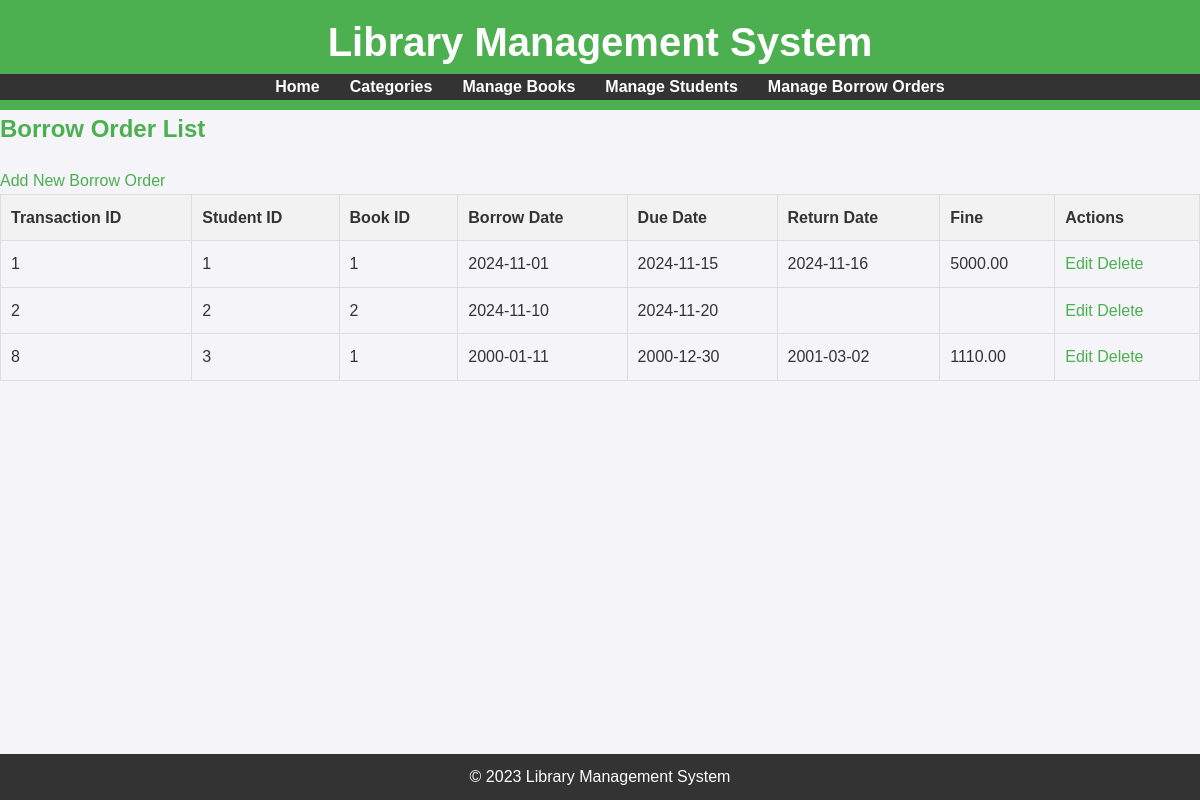
/lesson9/borroworder/displayborroworder.php, run on the app's committed database.
### tables this page shows
CREATE TABLE `borrow_return` (
  `transaction_id` int NOT NULL,
  `book_id` int DEFAULT NULL,
  `student_id` int DEFAULT NULL,
  `borrow_date` date NOT NULL,
  `due_date` date NOT NULL,
  `return_date` date DEFAULT NULL,
  `fine` decimal(10,2) DEFAULT NULL
);

### lesson9/borroworder/displayborroworder.php (the view, shortened to what this page needs)
<?php
include '../database/database.php';
include '../layout/header.php';
$stmt = $conn->prepare("SELECT * FROM borrow_return");
$stmt->execute();
$orders = $stmt->fetchAll(PDO::FETCH_ASSOC);
?>
<h2>Borrow Order List</h2>
<a href="addborroworder.php">Add New Borrow Order</a>
<table>
    <tr>
        <th>Transaction ID</th>
        <th>Student ID</th>
        <th>Book ID</th>
        <th>Borrow Date</th>
        <th>Due Date</th>
        <th>Return Date</th>
        <th>Fine</th>
        <th>Actions</th>
    </tr>
    <?php foreach ($orders as $order): ?>
    <tr>
        <td><?php echo $order['transaction_id']; ?></td>
        <td><?php echo $order['student_id']; ?></td>
        <td><?php echo $order['book_id']; ?></td>
        <td><?php echo $order['borrow_date']; ?></td>
        <td><?php echo $order['due_date']; ?></td>
        <td><?php echo $order['return_date']; ?></td>
        <td><?php echo $order['fine']; ?></td>
        <td>
            <a href="editborroworder.php?id=<?php echo $order['transaction_id']; ?>">Edit</a>
            <a href="#" onclick="confirmDelete('<?php echo $order['transaction_id']; ?>')">Delete</a>
        </td>
    </tr>
    <?php endforeach; ?>
</table>
<?php include '../layout/footer.php'; ?>

### lesson9/css/main.css (style rules this page uses)
body, h1, h2, ul, li, p { margin: 0; padding: 0; list-style: none; }
body { font-family: Arial, sans-serif; line-height: 1.6; background-color: #f4f4f9; color: #333; }
h2 { margin-bottom: 20px; color: #4CAF50; }
table { width: 100%; border-collapse: collapse; margin-bottom: 20px; }
table, th, td { border: 1px solid #ddd; }
th, td { padding: 10px; text-align: left; }
th { background-color: #f2f2f2; }
a { color: #4CAF50; text-decoration: none; }

### data on the page
borrow_return: transaction_id "1", student "1", book "1", borrow_date "2024-11-01", due_date "2024-11-15", return_date "2024-11-16", fine "5000.00"
borrow_return: transaction_id "2", student "2", book "2", borrow_date "2024-11-10", due_date "2024-11-20"
borrow_return: transaction_id "8", student "3", book "1", borrow_date "2000-01-11", due_date "2000-12-30", return_date "2001-03-02", fine "1110.00"
